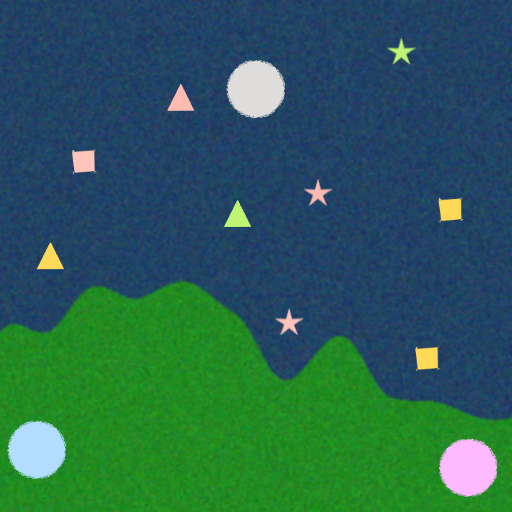
#> input picture Images/8.png, 512 x 512 px, found by its file name; its folder holds only this picture in this run
$ python test.py
#> lines starting #> are read from the running program, lines starting #| are printed output that depends on the picture; after the words box and inside, x2 and y2 are one past the last pixel; in counts of white or black regions, pixels touching at a corner belong together
import cv2
import numpy as np
import os

# ==============================
# 1. CONFIGURATION
# ==============================
PAD_CAPACITY = {
    "pink": 3,
    "blue": 4,
    "grey": 2
}

CASUALTY_PRIORITY = {
    "star": 3,
    "triangle": 2,
    "square": 1
}

EMERGENCY_PRIORITY = {
    "red": 3,     # severe
    "yellow": 2,  # mild
    "green": 1    # safe
}


# ==============================
# 2. IMAGE SEGMENTATION
# ==============================
def segment_land_ocean(img):
    """Return a mask for land and ocean using color thresholding."""
    hsv = cv2.cvtColor(img, cv2.COLOR_BGR2HSV)

    # Define thresholds (you will tune these!)
    ocean_mask = cv2.inRange(hsv, (90, 50, 50), (130, 255, 255))  # blue-ish
    land_mask = cv2.inRange(hsv, (20, 40, 40), (85, 255, 255))   # green/brown

    segmented = img.copy()
    segmented[ocean_mask > 0] = (255, 0, 0)   # blue overlay
    segmented[land_mask > 0] = (0, 255, 0)    # green overlay

    return segmented, ocean_mask, land_mask


# ==============================
# 3. FEATURE DETECTION
# ==============================
def detect_casualties(img):
    casualties = []
    hsv = cv2.cvtColor(img, cv2.COLOR_BGR2HSV)
    gray = cv2.cvtColor(img, cv2.COLOR_BGR2GRAY)

    # Use edge detection instead of fixed threshold
    edges = cv2.Canny(gray, 50, 150)
    contours, _ = cv2.findContours(edges, cv2.RETR_EXTERNAL, cv2.CHAIN_APPROX_SIMPLE)

    print(f"[DEBUG] Found {len(contours)} potential casualties")

    for cnt in contours:
        area = cv2.contourArea(cnt)
        if area < 100:  # skip tiny noise
            continue

        approx = cv2.approxPolyDP(cnt, 0.04 * cv2.arcLength(cnt, True), True)
        M = cv2.moments(cnt)
        if M["m00"] == 0:
            continue
        cx, cy = int(M["m10"]/M["m00"]), int(M["m01"]/M["m00"])

        # --- Shape classification ---
        if len(approx) == 3:
            shape = "triangle"
        elif len(approx) == 4:
            shape = "square"
        elif len(approx) > 6:
            shape = "circle"  # treat circles as valid casualties
        else:
            shape = "unknown"

        # --- Color detection ---
        mask = np.zeros(gray.shape, np.uint8)
        cv2.drawContours(mask, [cnt], -1, 255, -1)
        mean_val = cv2.mean(hsv, mask=mask)
        h = mean_val[0]
        s = mean_val[1]
        v = mean_val[2]

        if (h < 15 or h > 165) and s > 50:
            color = "red"
        elif 15 <= h < 40:
            color = "yellow"
        elif 40 <= h < 90:
            color = "green"
        else:
            color = "unknown"

        if shape in CASUALTY_PRIORITY and color in EMERGENCY_PRIORITY:
            priority = CASUALTY_PRIORITY[shape] * EMERGENCY_PRIORITY[color]
            casualties.append({
                "shape": shape,
                "color": color,
                "coords": (cx, cy),
                "priority": priority
            })

    print(f"[DEBUG] Valid casualties detected: {len(casualties)}")
    return casualties


def detect_rescue_pads(img):
    pads = {}
    gray = cv2.cvtColor(img, cv2.COLOR_BGR2GRAY)
    gray = cv2.medianBlur(gray, 5)

    # Relaxed Hough parameters
    circles = cv2.HoughCircles(
        gray, cv2.HOUGH_GRADIENT, dp=1.2, minDist=30,
        param1=50, param2=20, minRadius=10, maxRadius=200
    )

    if circles is not None:
        circles = np.uint16(np.around(circles))
        hsv = cv2.cvtColor(img, cv2.COLOR_BGR2HSV)

        print(f"[DEBUG] Found {len(circles[0])} rescue pads")

        for i, (x, y, r) in enumerate(circles[0, :]):
            mask = np.zeros(gray.shape, np.uint8)
            cv2.circle(mask, (x, y), r, 255, -1)
            mean_val = cv2.mean(hsv, mask=mask)
            h = mean_val[0]
            s = mean_val[1]
            v = mean_val[2]

            # --- Color classification ---
            if (h < 15 or h > 165) and s > 50:
                color = "pink"
            elif 90 < h < 130:
                color = "blue"
            elif v < 80:  # low brightness → grey
                color = "grey"
            else:
                color = f"pad{i}"

            pads.setdefault(color, []).append((x, y))

    else:
        print("[DEBUG] No rescue pads detected")

    return pads


# ==============================
# 4. ASSIGN CASUALTIES
# ==============================

def visualize(img, casualties, pads, assignments):
    out = img.copy()
    # draw casualties
    for c in casualties:
        cv2.circle(out, c["coords"], 10, (0,0,255), -1)
        cv2.putText(out, f"{c['shape']}-{c['color']}", c["coords"],
                    cv2.FONT_HERSHEY_SIMPLEX, 0.5, (255,255,255), 1)
    # draw pads
    for pad, coords_list in pads.items():
       for coords in coords_list:
        cv2.circle(out, coords, 15, (255,255,0), 2)

        cv2.putText(out, pad, (coords[0]+10, coords[1]), cv2.FONT_HERSHEY_SIMPLEX, 0.6, (0,255,255), 2)
    # draw assignments (lines)
    for pad, cas_list in assignments.items():
        for c in cas_list:
            cv2.line(out, c["coords"], pads[pad], (0,255,0), 2)
    return out


def assign_casualties(casualties, pads):
    """
    Assign casualties to nearest/best pad based on priority & distance.
    """
    pad_assignments = {pad: [] for pad in pads.keys()}
    pad_scores = {pad: 0 for pad in pads.keys()}

    for casualty in casualties:
        best_pad = None
        best_score = -1

        for pad, coords in pads.items():
            dist = np.linalg.norm(np.array(casualty["coords"]) - np.array(coords))
            score = casualty["priority"] / (dist + 1e-6)  # avoid divide by zero

            # Check capacity
            if len(pad_assignments[pad]) < PAD_CAPACITY[pad]:
                if score > best_score:
                    best_score = score
                    best_pad = pad

        if best_pad:
            pad_assignments[best_pad].append(casualty)
            pad_scores[best_pad] += casualty["priority"]

    return pad_assignments, pad_scores


# ==============================
# 5. MAIN PIPELINE
# ==============================
def process_image(path):
    img = cv2.imread(path)
#> img is the input picture: shape (512, 512, 3); mean B, G, R 84.6, 94.7, 41.2

    segmented, ocean_mask, land_mask = segment_land_ocean(img)
#> in segment_land_ocean, `hsv = cv2.cvtColor(img, cv2.COLOR_BGR2HSV)`: hsv: shape (512, 512, 3); mean H, S, V 89.7, 174.5, 118
#> in segment_land_ocean, `ocean_mask = cv2.inRange(hsv, (90, 50, 50), (130, 255, 255))`:
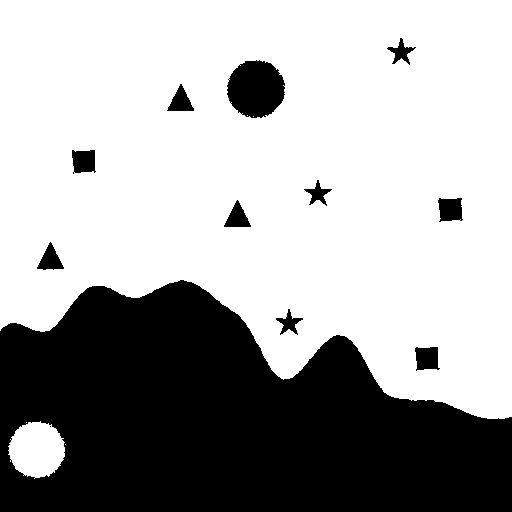
#> ocean_mask: shape (512, 512); 65.7% white; 12 black regions (1 under 20 px), largest, box (x1, y1, x2, y2) and area: (0, 280, 512, 512) 83774, (227, 60, 285, 118) 2591, (438, 198, 463, 222) 492
#> in segment_land_ocean, `land_mask = cv2.inRange(hsv, (20, 40, 40), (85, 255, 255))`:
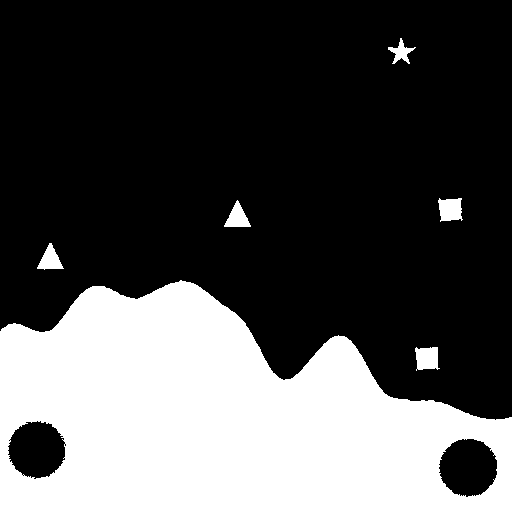
#> land_mask: shape (512, 512); 31.7% white; 6 white regions, box (x1, y1, x2, y2) and area: (0, 280, 512, 512) 81009, (438, 198, 463, 222) 472, (415, 347, 440, 371) 472, (224, 200, 251, 227) 391, (37, 243, 64, 270) 383, (388, 38, 416, 64) 276
#> in segment_land_ocean, `segmented[land_mask > 0] = (0, 255, 0)`:
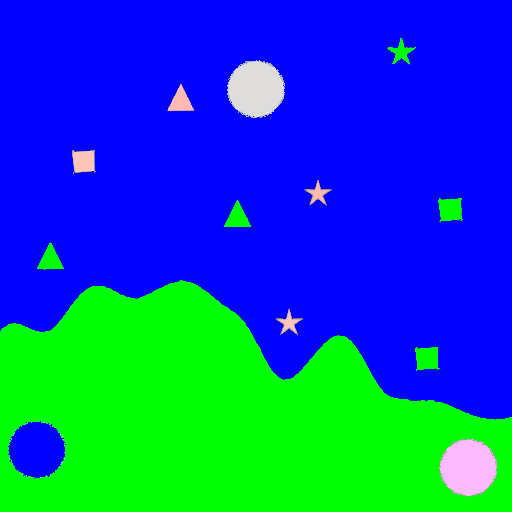
#> segmented: shape (512, 512, 3); mean B, G, R 173.3, 85.8, 5.9
    casualties = detect_casualties(img)
#> in detect_casualties, `gray = cv2.cvtColor(img, cv2.COLOR_BGR2GRAY)`:
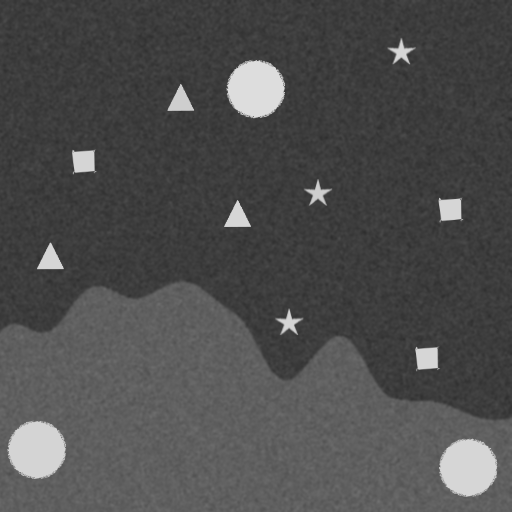
#> gray: shape (512, 512); min 45, max 221, mean 77.5
#> in detect_casualties, `edges = cv2.Canny(gray, 50, 150)`:
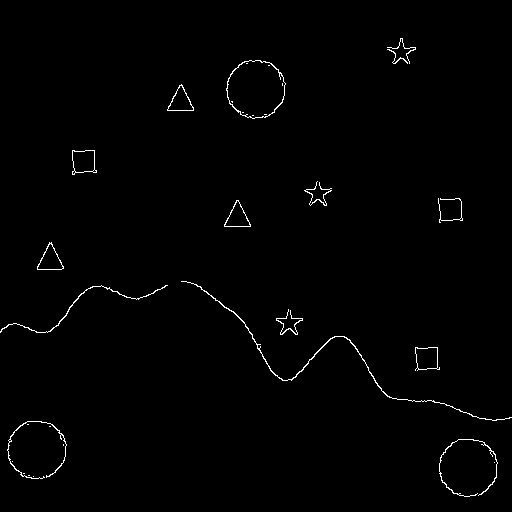
#> edges: shape (512, 512); 0.92% white in thin lines or dots, all inside (x1, y1, x2, y2) = (0, 38, 512, 497)
#> in detect_casualties, `contours, _ = cv2.findContours(edges, cv2.RETR_EXTERNAL, cv2.CHAIN_APP..`: contours = 23 contours, 11 with area under 20; largest, box (x1, y1, x2, y2) and area: (226, 60, 286, 119) 2648, (72, 150, 97, 175) 460, (415, 347, 440, 371) 440, (37, 242, 64, 270) 390, (167, 84, 194, 111) 374
#| [DEBUG] Found 23 potential casualties
#> the loop in detect_casualties, `for cnt in contours:` made 23 passes
#> (area, approx, cx, cy, shape, mean_val, h, s) on passes 11, 15, 16, 19, 20: (440, [[415, 347], [415, 370], [439, 369], [437, 347]], 426, 357, 'square', (27.08, 154, 235.5, 0), 27.08, 154), (390.5, [[51, 242], [37, 269], [63, 268]], 49, 259, 'triangle', (31.83, 153.9, 230.3, 0), 31.83, 153.9), (373, [[236, 200], [224, 226], [250, 226]], 237, 216, 'triangle', (46.58, 132, 229.7, 0), 46.58, 132), (460.5, [[72, 150], [72, 174], [96, 172], [94, 150]], 83, 161, 'square', (28.63, 65.7, 232.2, 0), 28.63, 65.7), (373.5, [[181, 84], [167, 110], [193, 110]], 180, 100, 'triangle', (19.37, 76.6, 237.4, 0), 19.37, 76.6)
#> (area, cx, cy, shape, mean_val, h, s, v) on passes 14, 21: (150, 307, 351, 'unknown', (75.82, 171.5, 102.6, 0), 75.82, 171.5, 102.6), (2647.5, 255, 88, 'circle', (17.58, 9.82, 215.1, 0), 17.58, 9.82, 215.1)
#> after the loop in detect_casualties, `for cnt in contours:`:
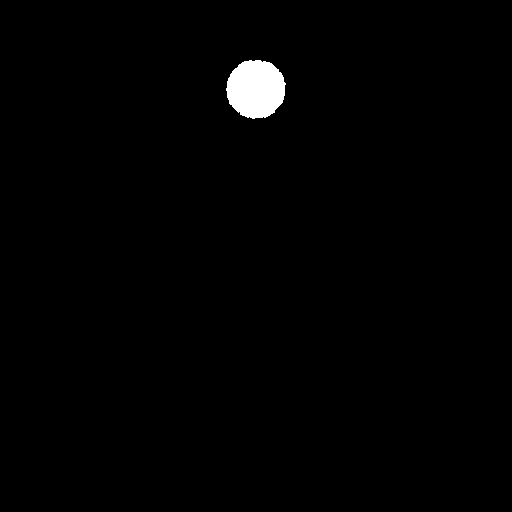
#> mask: shape (512, 512); 1% white; 1 white region, box (x1, y1, x2, y2) and area: (226, 60, 286, 119) 2734
#> after the loop in detect_casualties, `for cnt in contours:`: casualties = 5 items
#| [DEBUG] Valid casualties detected: 5
#> casualties = 5 items
    pads = detect_rescue_pads(img)
#> in detect_rescue_pads, `circles = cv2.HoughCircles( gray, cv2.HOUGH_GRADIENT, dp=1.2, minDist=..`: circles = [[468.6, 467.4, 28.36], [256.2, 88.2, 28.36], [36.6, 449.4, 29.2], [413.4, 348.6, 52.72], [337.8, 352.2, 16.12], [286.2, 366.6, 13.12], [429, 425.4, 29.08]]
#> in detect_rescue_pads, `circles = np.uint16(np.around(circles))`: circles = [[469, 467, 28], [256, 88, 28], [37, 449, 29], [413, 349, 53], [338, 352, 16], [286, 367, 13], [429, 425, 29]]
#| [DEBUG] Found 7 rescue pads
#> the loop in detect_rescue_pads, `for i, (x, y, r) in enumerate(circles[0, :]):` made 7 passes
#> (x, y, r, mean_val, h, s, v, color) on passes 1 to 7: (469, 467, 28, (148.6, 67.46, 251.8, 0), 148.6, 67.46, 251.8, 'pad0'), (256, 88, 28, (7.68, 3.82, 221.4, 0), 7.68, 3.82, 221.4, 'pad1'), (37, 449, 29, (101, 78.07, 248.6, 0), 101, 78.07, 248.6, 'blue'), (413, 349, 53, (99.67, 169.6, 108.2, 0), 99.67, 169.6, 108.2, 'blue'), (338, 352, 16, (60.89, 195.3, 136.5, 0), 60.89, 195.3, 136.5, 'pad4'), (286, 367, 13, (103.7, 163, 98.79, 0), 103.7, 163, 98.79, 'blue'), (429, 425, 29, (62.18, 195.1, 136, 0), 62.18, 195.1, 136, 'pad6')
#> after the loop in detect_rescue_pads, `for i, (x, y, r) in enumerate(circles[0, :]):`:
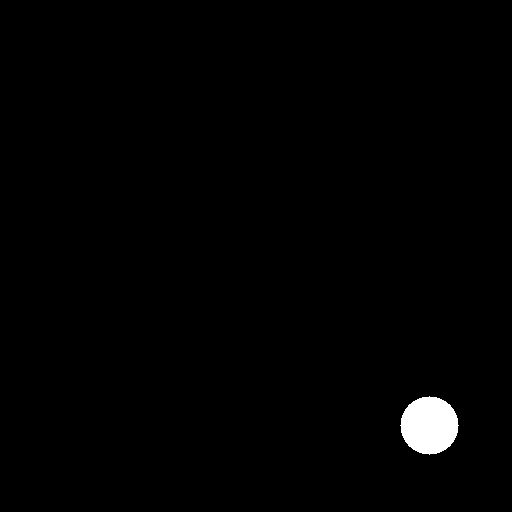
#> mask: shape (512, 512); 1% white; 1 white region, box (x1, y1, x2, y2) and area: (400, 396, 459, 455) 2629
#> after the loop in detect_rescue_pads, `for i, (x, y, r) in enumerate(circles[0, :]):`: pads = {'pad0': [(469, 467)], 'pad1': [(256, 88)], 'blue': [(37, 449), (413, 349), (286, 367)], 'pad4': [(338, 352)], 'pad6': [(429, 425)]}

    assignments, scores = assign_casualties(casualties, pads)
#> in assign_casualties, `pad_assignments = {pad: [] for pad in pads.keys()}`: pad_assignments = {'pad0': [], 'pad1': [], 'blue': [], 'pad4': [], 'pad6': []}
#> in assign_casualties, `pad_scores = {pad: 0 for pad in pads.keys()}`: pad_scores = {'pad0': 0, 'pad1': 0, 'blue': 0, 'pad4': 0, 'pad6': 0}
#> the loop in assign_casualties, `for casualty in casualties:` made 1 pass

    total_priority = sum(scores.values())
    avg_priority = total_priority / len(casualties) if casualties else 0

    return {
        "segmented": segmented,
        "assignments": assignments,
        "scores": scores,
        "avg_priority": avg_priority
    }


if __name__ == "__main__":
    folder = "C:\\Users\\Rishabh Goyal\\Desktop\\projects\\images"
    results = []

    for filename in os.listdir(folder):
        if filename.endswith(".png") or filename.endswith(".jpg"):
#> (the run stopped early here; a loop or call above may not have finished)

$ run again, on Images/9.png
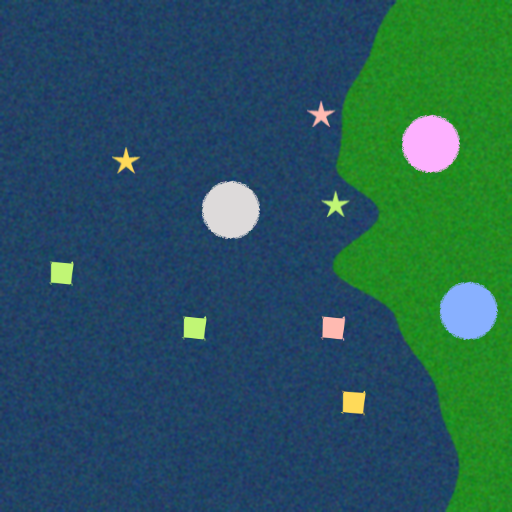
#> input picture Images/9.png, 512 x 512 px, found by its file name
#> in process_image, img is the input picture: shape (512, 512, 3); mean B, G, R 90.2, 87.6, 40
#> hsv: shape (512, 512, 3); mean H, S, V 93.9, 173.2, 114.3
#> in segment_land_ocean, `ocean_mask = cv2.inRange(hsv, (90, 50, 50), (130, 255, 255))`:
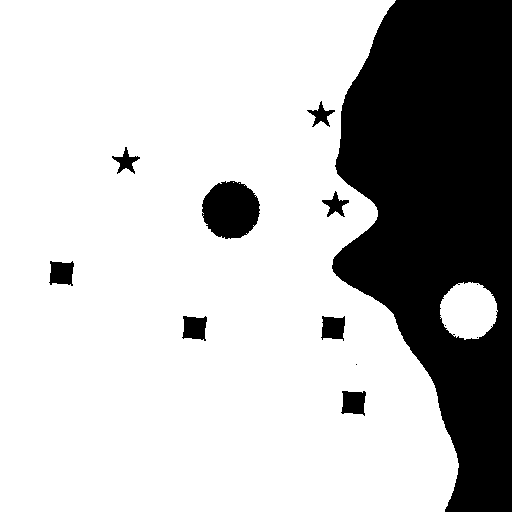
#> ocean_mask: shape (512, 512); 74.6% white; 13 black regions (4 under 20 px), largest, box (x1, y1, x2, y2) and area: (332, 0, 512, 512) 61140, (202, 181, 260, 239) 2590, (49, 261, 74, 286) 489
#> land_mask: shape (512, 512); 23% white; 10 white regions (4 under 20 px), largest, box (x1, y1, x2, y2) and area: (332, 0, 512, 512) 58387, (182, 316, 207, 341) 477, (50, 261, 74, 286) 476, (341, 391, 366, 415) 475, (322, 191, 349, 217) 276, (112, 148, 140, 173) 264
#> edges: shape (512, 512); 0.82% white in thin lines or dots, all inside (x1, y1, x2, y2) = (49, 0, 499, 512)
#> contours = 27 contours, 17 with area under 20; largest, box (x1, y1, x2, y2) and area: (400, 114, 460, 173) 2638, (341, 391, 366, 414) 456, (182, 316, 207, 341) 450, (50, 261, 74, 286) 447, (332, 133, 461, 512) 163
#| [DEBUG] Found 27 potential casualties
#> the loop in detect_casualties, `for cnt in contours:` made 27 passes
#> (area, approx, cx, cy, shape, mean_val, h, s) on passes 3, 8, 13: (456, [[344, 391], [341, 413], [362, 413], [365, 391]], 353, 402, 'square', (28.64, 152.9, 233.6, 0), 28.64, 152.9), (450.5, [[184, 317], [182, 336], [205, 340], [206, 317]], 194, 327, 'square', (47.18, 129.2, 228.3, 0), 47.18, 129.2), (447, [[73, 262], [51, 262], [50, 281], [72, 285]], 61, 272, 'square', (46.54, 128.8, 228.9, 0), 46.54, 128.8)
#> after the loop in detect_casualties, `for cnt in contours:`: casualties = 3 items
#| [DEBUG] Valid casualties detected: 3
#> in detect_rescue_pads, `circles = cv2.HoughCircles( gray, cv2.HOUGH_GRADIENT, dp=1.2, minDist=..`: circles = 14 rows, first 8: [467.4, 310.2, 28.24], [430.2, 143.4, 29.2], [231, 210.6, 29.08], [467.4, 142.2, 129.8], [325.8, 370.2, 87.88], [360.6, 213, 17.56], [395.4, 115.8, 54.4], [361.8, 335.4, 38.8]
#> in detect_rescue_pads, `circles = np.uint16(np.around(circles))`: circles = 14 rows, first 8: [467, 310, 28], [430, 143, 29], [231, 211, 29], [467, 142, 130], [326, 370, 88], [361, 213, 18], [395, 116, 54], [362, 335, 39]
#| [DEBUG] Found 14 rescue pads
#> the loop in detect_rescue_pads, `for i, (x, y, r) in enumerate(circles[0, :]):` made 14 passes
#> (x, y, r, mean_val, h, s, v, color) on passes 1 to 6: (467, 310, 28, (109.3, 119, 251.6, 0), 109.3, 119, 251.6, 'blue'), (430, 143, 29, (145.9, 75.35, 247.9, 0), 145.9, 75.35, 247.9, 'pad1'), (231, 211, 29, (14, 9.89, 214.3, 0), 14, 9.89, 214.3, 'pad2'), (467, 142, 130, (66.94, 188.2, 145, 0), 66.94, 188.2, 145, 'pad3'), (326, 370, 88, (101.6, 168.3, 106.1, 0), 101.6, 168.3, 106.1, 'blue'), (361, 213, 18, (102.3, 169.2, 101.2, 0), 102.3, 169.2, 101.2, 'blue')
#> after the loop in detect_rescue_pads, `for i, (x, y, r) in enumerate(circles[0, :]):`:
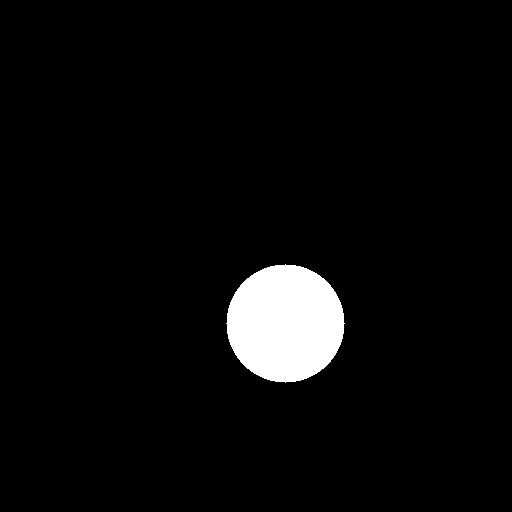
#> mask: shape (512, 512); 4.2% white; 1 white region, box (x1, y1, x2, y2) and area: (226, 264, 345, 383) 10913
#> after the loop in detect_rescue_pads, `for i, (x, y, r) in enumerate(circles[0, :]):`: pads = {'blue': [(467, 310), (326, 370), (361, 213), (362, 335), (311, 184), (329, 214), (285, 323)], 'pad1': [(430, 143)], 'pad2': [(231, 211)], 'pad3': [(467, 142)], 'pad6': [(395, 116)], 'pad10': [(359, 269)], 'pad11': [(439, 335)], 'pad12': [(361, 164)]}
#> pad_assignments = {'blue': [], 'pad1': [], 'pad2': [], 'pad3': [], 'pad6': [], 'pad10': [], 'pad11': [], 'pad12': []}
#> pad_scores = {'blue': 0, 'pad1': 0, 'pad2': 0, 'pad3': 0, 'pad6': 0, 'pad10': 0, 'pad11': 0, 'pad12': 0}
#> the loop in assign_casualties, `for casualty in casualties:` made 1 pass
